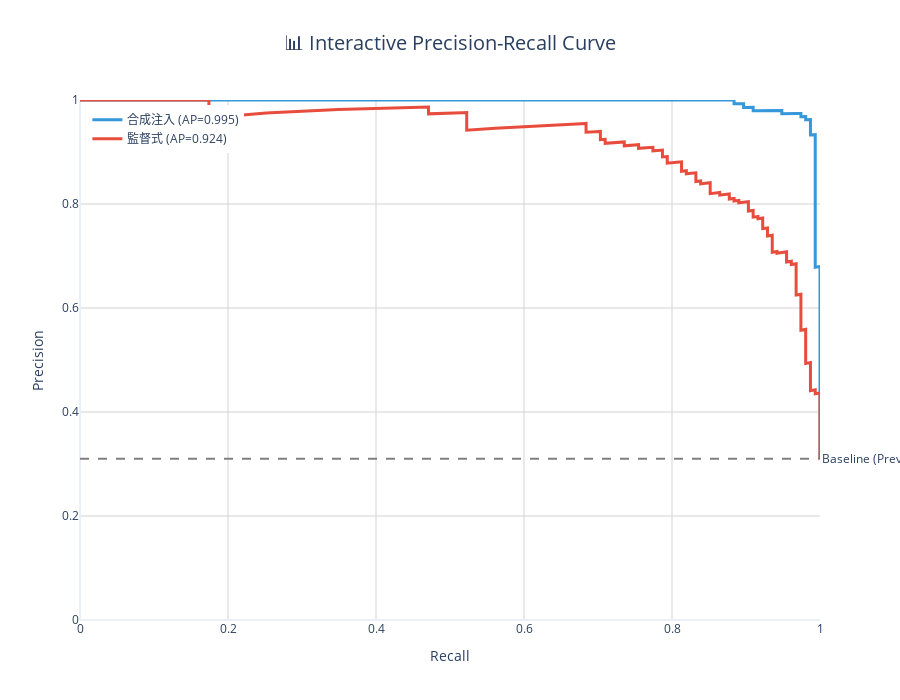

Here is the notebook cell this chart was saved with:
### Markdown cell above
### 10.4 互動式混淆矩陣 🎯

### Code cell
# 創建互動式 PR 曲線
fig_pr = create_interactive_pr_curve(
    y_test,
    y_probs_dict,
    output_path="docs/pr_curve.html"
)
fig_pr.show()

print("✅ 互動式 PR 曲線已儲存至 docs/pr_curve.html")

### Figure 1 — Plotly figure (JSON) as saved in the notebook; plotly's stock layout.template omitted (floating-point values rounded to 4 significant figures; data arrays with more than 128 entries replaced by an {"elided": "..."} marker saying what was removed)
{"data": [{"hovertemplate": "Recall: %{x:.3f}<br>Precision: %{y:.3f}<extra></extra>", "line": {"color": "#3498db", "width": 3}, "mode": "lines", "name": "合成注入 (AP=0.995)", "type": "scatter", "x": {"elided": "501 float values"}, "y": {"elided": "501 float values"}}, {"hovertemplate": "Recall: %{x:.3f}<br>Precision: %{y:.3f}<extra></extra>", "line": {"color": "#e74c3c", "width": 3}, "mode": "lines", "name": "監督式 (AP=0.924)", "type": "scatter", "x": {"elided": "501 float values"}, "y": {"elided": "501 float values"}}], "layout": {"annotations": [{"showarrow": false, "text": "Baseline (Prevalence=0.310)", "x": 1, "xanchor": "left", "xref": "x domain", "y": 0.31, "yanchor": "middle", "yref": "y"}], "height": 700, "hovermode": "closest", "legend": {"x": 0.01, "xanchor": "left", "y": 0.99, "yanchor": "top"}, "shapes": [{"line": {"color": "gray", "dash": "dash"}, "type": "line", "x0": 0, "x1": 1, "xref": "x domain", "y0": 0.31, "y1": 0.31, "yref": "y"}], "title": {"font": {"size": 20}, "text": "📊 Interactive Precision-Recall Curve", "x": 0.5, "xanchor": "center"}, "width": 900, "xaxis": {"gridcolor": "lightgray", "range": [0, 1], "title": {"text": "Recall"}}, "yaxis": {"gridcolor": "lightgray", "range": [0, 1], "title": {"text": "Precision"}}}}
